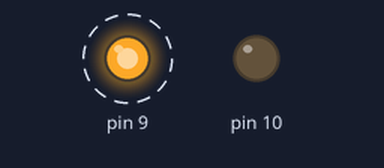
The sketch below on a simulated Arduino Uno, built with avr-gcc and run on an emulated ATmega328P. Parts: output pins drawn as LEDs (lit = HIGH). Dashed ring = blinking.

Above: at 0.05 s.
Timing chart, 0 to 4.6 s (numbered marks = the images above):
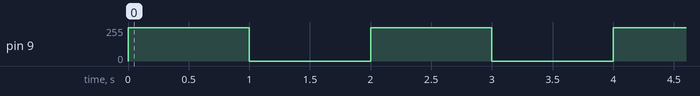

Measured:
- by itself, pin 9: alternates 249/255 for 1.0 s and 0/255 for 1.0 s

The sketch:

arduinoPWM.ino
```cpp
// Assumes 16 MHz clock.
// Leave all but your selection commented out
// const unsigned int TOP = 0xFFFF; // 16-bit resolution.   244 Hz PWM
// const unsigned int TOP = 0x7FFF; // 15-bit resolution.   488 Hz PWM
// const unsigned int TOP = 0x3FFF; // 14-bit resolution.   976 Hz PWM
// const unsigned int TOP = 0x1FFF; // 13-bit resolution.  1953 Hz PWM
// const unsigned int TOP = 0x0FFF; // 12-bit resolution.  3906 Hz PWM
// const unsigned int TOP = 0x07FF; // 11-bit resolution.  7812 Hz PWM
const unsigned int TOP = 0x03FF; // 10-bit resolution. 15624 Hz PWM

void enablePin9() {
  pinMode(9, OUTPUT);
  TCCR1A |= _BV(COM1A1);
}

void enablePin10() {
  pinMode(10, OUTPUT);
  TCCR1A |= _BV(COM1B1);
}

inline void PWM9(unsigned int PWMValue) {
  OCR1A = constrain(PWMValue, 0, TOP);
}

inline void PWM10(unsigned int PWMValue) {
  OCR1B = constrain(PWMValue, 0, TOP);
}

void setup() {
  // Clear Registers
  TCCR1A = 0;
  TCCR1B = 0;

  // Configure Fast PWM
  TCCR1A = _BV(WGM11);                 // Set WGM Low Bits
  TCCR1B = _BV(WGM13) | _BV(WGM12);    // Set WGM High Bits

  // Select Clock Scaling
  TCCR1B |= _BV(CS10); // Set no scaling

  // Clean Defaults
  OCR1A = 0; // Pin 9 PWM length
  OCR1B = 0; // Pin 10 PWM length
  ICR1 = TOP; // Greatest Bound (res)
  TCNT1 = 0; // Reset Clock

  // Enable Pins
  enablePin9();
  enablePin10();
}

void loop() {
  // USAGE: Call the function PWM9(value) [or PWM10] with the value you'd like to transmit over PWM
  //        The value will be constrained to the maximum of the resolution selected...
  //        Note, if set more than once before the clock can cycle, it will only broadcast the last value sent,
  //        or could broadcast a bad value. An example has been left below for reference, where 2 values are sent
  PWM9(1000);
  delay(1000);
  PWM9(0);
  delay(1000);
}
```
